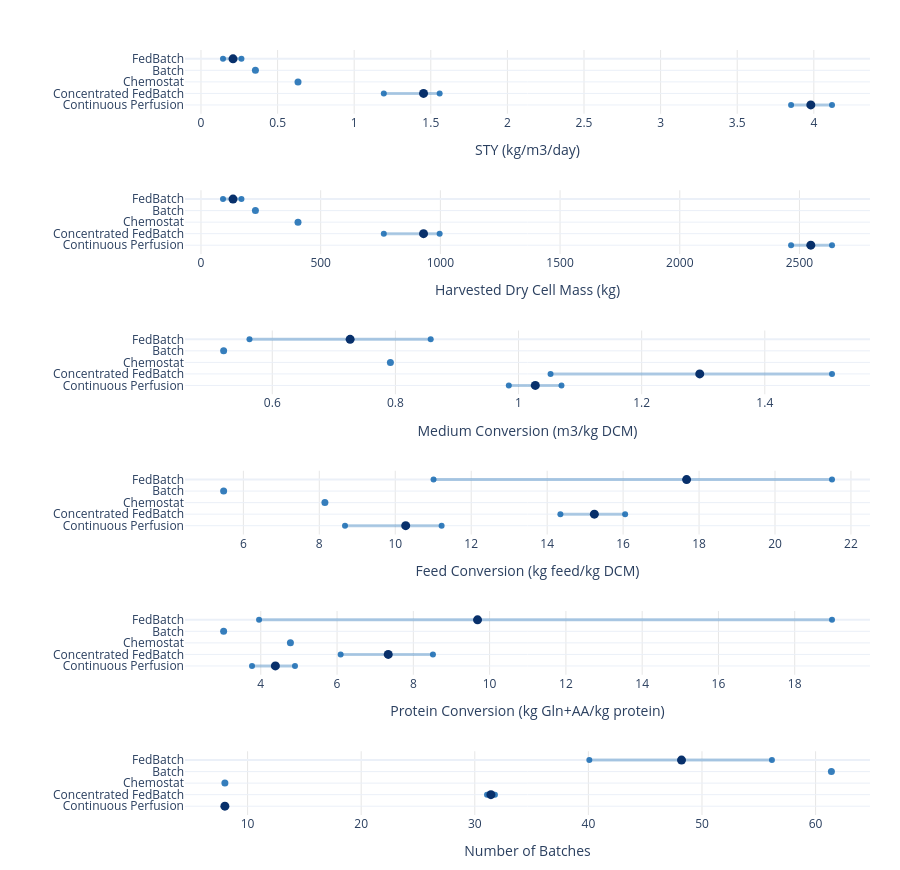

Notebook code for this chart:
### Markdown cell above
## 5. Mode-Level Aggregated Figures

### 5.1 KPI ranges and means by operating mode

This lollipop/range overview uses the aggregated `campaign_summary_table`; it is distinct from the run-level heatmap above.

### Code cell
# Faceted lollipop overview of aggregated KPI ranges and means by operating mode
# Uses campaign_summary_table rather than individual run rows.
import numpy as np
import plotly.graph_objects as go
from plotly.subplots import make_subplots

if "campaign_summary_table" not in globals():
    raise ValueError("Run the campaign summary-table cell first.")

if "mode_order" not in globals() or not mode_order:
    raise ValueError("Run the shared plotting data initialization cell first.")

plot_tbl = campaign_summary_table.copy()
if plot_tbl.empty:
    raise ValueError("campaign_summary_table is empty.")

# Optional campaign filter (kept for future multi-campaign files merged into one table)
CAMPAIGN_FILTER = [CAMPAIGN_LABEL]
if CAMPAIGN_FILTER:
    plot_tbl = plot_tbl[plot_tbl["campaign"].isin(CAMPAIGN_FILTER)].copy()

kpi_order = [k for k in MAIN_KPIS if k in plot_tbl["kpi"].unique()]
if not kpi_order:
    raise ValueError("No matching KPI rows found in campaign_summary_table.")

# Reuse the mode ordering determined in the shared plotting initialization cell
mode_group_order = []
for m in mode_order:
    cm = canonical_mode(m)
    if cm not in mode_group_order:
        mode_group_order.append(cm)
mode_group_order = [m for m in mode_group_order if m in plot_tbl["mode_group"].astype(str).unique()]
mode_to_y = {m: i for i, m in enumerate(mode_group_order)}

# Single hue for ranges and endpoints; darker markers show mode means.
BASE_COLOR = "rgba(33, 113, 181, 0.90)"
RANGE_COLOR = "rgba(33, 113, 181, 0.35)"
MEAN_COLOR = "rgba(8, 48, 107, 1.00)"

fig = make_subplots(
    rows=len(kpi_order),
    cols=1,
    shared_xaxes=False,
    shared_yaxes=False,
    vertical_spacing=0.1,
    #subplot_titles=[KPI_LABELS_MAIN.get(k, k) for k in kpi_order],
)

for row_idx, kpi in enumerate(kpi_order, start=1):
    sub = plot_tbl[plot_tbl["kpi"] == kpi].copy()
    sub["y"] = sub["mode_group"].astype(str).map(mode_to_y)

    # Multi-run ranges
    multi = sub[sub["n_runs"] > 1]
    for _, r in multi.iterrows():
        fig.add_trace(
            go.Scatter(
                x=[r["min_value"], r["max_value"]],
                y=[r["y"], r["y"]],
                mode="lines",
                line=dict(width=3, color=RANGE_COLOR),
                hovertemplate=(
                    f"<b>{r['campaign']}</b><br>"
                    + f"Mode: {r['mode_group']}<br>"
                    + "Range: %{x:.4g}<extra></extra>"
                ),
                showlegend=False,
            ),
            row=row_idx,
            col=1,
        )

    # Endpoints for multi-run ranges
    if not multi.empty:
        fig.add_trace(
            go.Scatter(
                x=np.r_[multi["min_value"].values, multi["max_value"].values],
                y=np.r_[multi["y"].values, multi["y"].values],
                mode="markers",
                marker=dict(size=6, color=BASE_COLOR),
                hovertemplate="Value: %{x:.4g}<extra></extra>",
                showlegend=False,
            ),
            row=row_idx,
            col=1,
        )

    # Mean marker for multi-run modes
    if not multi.empty:
        fig.add_trace(
            go.Scatter(
                x=multi["mean_value"],
                y=multi["y"],
                mode="markers",
                marker=dict(size=9, color=MEAN_COLOR),
                hovertemplate=("<b>%{text}</b><br>Mean: %{x:.4g}<extra></extra>"),
                text=multi["mode_group"].astype(str),
                showlegend=False,
            ),
            row=row_idx,
            col=1,
        )

    # Single-run modes: one dot only
    single = sub[sub["n_runs"] == 1]
    if not single.empty:
        fig.add_trace(
            go.Scatter(
                x=single["mean_value"],
                y=single["y"],
                mode="markers",
                marker=dict(size=7, color=BASE_COLOR),
                hovertemplate=("<b>%{text}</b><br>Value: %{x:.4g}<extra></extra>"),
                text=single["mode_group"].astype(str),
                showlegend=False,
            ),
            row=row_idx,
            col=1,
        )

    fig.update_yaxes(
        tickmode="array",
        tickvals=list(mode_to_y.values()),
        ticktext=list(mode_to_y.keys()),
        autorange="reversed",
        row=row_idx,
        col=1,
    )

    # Per-subplot x-axis title (remove shared/global title approach)
    fig.update_xaxes(
        title_text=KPI_LABELS_MAIN.get(kpi, kpi),
        showgrid=True,
        gridcolor="rgba(0,0,0,0.10)",
        zeroline=False,
        row=row_idx,
        col=1,
    )

fig.update_layout(
    template="plotly_white",
    width=900,
    height=max(500, 145 * len(kpi_order)),
    showlegend=False,
    margin=dict(l=185, r=30, t=50, b=55),
)

fig.show()

### Figure 1 — Plotly figure (JSON) as saved in the notebook; plotly's stock layout.template omitted (floating-point values rounded to 4 significant figures)
{"data": [{"hovertemplate": "<b>Campaign_3</b><br>Mode: FedBatch<br>Range: %{x:.4g}<extra></extra>", "line": {"color": "rgba(33, 113, 181, 0.35)", "width": 3}, "mode": "lines", "showlegend": false, "type": "scatter", "x": [0.1437, 0.2641], "xaxis": "x", "y": [0, 0], "yaxis": "y"}, {"hovertemplate": "<b>Campaign_3</b><br>Mode: Concentrated FedBatch<br>Range: %{x:.4g}<extra></extra>", "line": {"color": "rgba(33, 113, 181, 0.35)", "width": 3}, "mode": "lines", "showlegend": false, "type": "scatter", "x": [1.193, 1.558], "xaxis": "x", "y": [3, 3], "yaxis": "y"}, {"hovertemplate": "<b>Campaign_3</b><br>Mode: Continuous Perfusion<br>Range: %{x:.4g}<extra></extra>", "line": {"color": "rgba(33, 113, 181, 0.35)", "width": 3}, "mode": "lines", "showlegend": false, "type": "scatter", "x": [3.852, 4.119], "xaxis": "x", "y": [4, 4], "yaxis": "y"}, {"hovertemplate": "Value: %{x:.4g}<extra></extra>", "marker": {"color": "rgba(33, 113, 181, 0.90)", "size": 6}, "mode": "markers", "showlegend": false, "type": "scatter", "x": [0.1437, 1.193, 3.852, 0.2641, 1.558, 4.119], "xaxis": "x", "y": [0, 3, 4, 0, 3, 4], "yaxis": "y"}, {"hovertemplate": "<b>%{text}</b><br>Mean: %{x:.4g}<extra></extra>", "marker": {"color": "rgba(8, 48, 107, 1.00)", "size": 9}, "mode": "markers", "showlegend": false, "text": ["FedBatch", "Concentrated FedBatch", "Continuous Perfusion"], "type": "scatter", "x": [0.2091, 1.453, 3.98], "xaxis": "x", "y": [0, 3, 4], "yaxis": "y"}, {"hovertemplate": "<b>%{text}</b><br>Value: %{x:.4g}<extra></extra>", "marker": {"color": "rgba(33, 113, 181, 0.90)", "size": 7}, "mode": "markers", "showlegend": false, "text": ["Batch", "Chemostat"], "type": "scatter", "x": [0.3553, 0.6333], "xaxis": "x", "y": [1, 2], "yaxis": "y"}, {"hovertemplate": "<b>Campaign_3</b><br>Mode: FedBatch<br>Range: %{x:.4g}<extra></extra>", "line": {"color": "rgba(33, 113, 181, 0.35)", "width": 3}, "mode": "lines", "showlegend": false, "type": "scatter", "x": [91.98, 169.0], "xaxis": "x2", "y": [0, 0], "yaxis": "y2"}, {"hovertemplate": "<b>Campaign_3</b><br>Mode: Concentrated FedBatch<br>Range: %{x:.4g}<extra></extra>", "line": {"color": "rgba(33, 113, 181, 0.35)", "width": 3}, "mode": "lines", "showlegend": false, "type": "scatter", "x": [763.7, 997.0], "xaxis": "x2", "y": [3, 3], "yaxis": "y2"}, {"hovertemplate": "<b>Campaign_3</b><br>Mode: Continuous Perfusion<br>Range: %{x:.4g}<extra></extra>", "line": {"color": "rgba(33, 113, 181, 0.35)", "width": 3}, "mode": "lines", "showlegend": false, "type": "scatter", "x": [2465.0, 2636.0], "xaxis": "x2", "y": [4, 4], "yaxis": "y2"}, {"hovertemplate": "Value: %{x:.4g}<extra></extra>", "marker": {"color": "rgba(33, 113, 181, 0.90)", "size": 6}, "mode": "markers", "showlegend": false, "type": "scatter", "x": [91.98, 763.7, 2465.0, 169.0, 997.0, 2636.0], "xaxis": "x2", "y": [0, 3, 4, 0, 3, 4], "yaxis": "y2"}, {"hovertemplate": "<b>%{text}</b><br>Mean: %{x:.4g}<extra></extra>", "marker": {"color": "rgba(8, 48, 107, 1.00)", "size": 9}, "mode": "markers", "showlegend": false, "text": ["FedBatch", "Concentrated FedBatch", "Continuous Perfusion"], "type": "scatter", "x": [133.8, 929.7, 2547.0], "xaxis": "x2", "y": [0, 3, 4], "yaxis": "y2"}, {"hovertemplate": "<b>%{text}</b><br>Value: %{x:.4g}<extra></extra>", "marker": {"color": "rgba(33, 113, 181, 0.90)", "size": 7}, "mode": "markers", "showlegend": false, "text": ["Batch", "Chemostat"], "type": "scatter", "x": [227.4, 405.3], "xaxis": "x2", "y": [1, 2], "yaxis": "y2"}, {"hovertemplate": "<b>Campaign_3</b><br>Mode: FedBatch<br>Range: %{x:.4g}<extra></extra>", "line": {"color": "rgba(33, 113, 181, 0.35)", "width": 3}, "mode": "lines", "showlegend": false, "type": "scatter", "x": [0.563, 0.8573], "xaxis": "x3", "y": [0, 0], "yaxis": "y3"}, {"hovertemplate": "<b>Campaign_3</b><br>Mode: Concentrated FedBatch<br>Range: %{x:.4g}<extra></extra>", "line": {"color": "rgba(33, 113, 181, 0.35)", "width": 3}, "mode": "lines", "showlegend": false, "type": "scatter", "x": [1.052, 1.509], "xaxis": "x3", "y": [3, 3], "yaxis": "y3"}, {"hovertemplate": "<b>Campaign_3</b><br>Mode: Continuous Perfusion<br>Range: %{x:.4g}<extra></extra>", "line": {"color": "rgba(33, 113, 181, 0.35)", "width": 3}, "mode": "lines", "showlegend": false, "type": "scatter", "x": [0.9842, 1.07], "xaxis": "x3", "y": [4, 4], "yaxis": "y3"}, {"hovertemplate": "Value: %{x:.4g}<extra></extra>", "marker": {"color": "rgba(33, 113, 181, 0.90)", "size": 6}, "mode": "markers", "showlegend": false, "type": "scatter", "x": [0.563, 1.052, 0.9842, 0.8573, 1.509, 1.07], "xaxis": "x3", "y": [0, 3, 4, 0, 3, 4], "yaxis": "y3"}, {"hovertemplate": "<b>%{text}</b><br>Mean: %{x:.4g}<extra></extra>", "marker": {"color": "rgba(8, 48, 107, 1.00)", "size": 9}, "mode": "markers", "showlegend": false, "text": ["FedBatch", "Concentrated FedBatch", "Continuous Perfusion"], "type": "scatter", "x": [0.7265, 1.294, 1.027], "xaxis": "x3", "y": [0, 3, 4], "yaxis": "y3"}, {"hovertemplate": "<b>%{text}</b><br>Value: %{x:.4g}<extra></extra>", "marker": {"color": "rgba(33, 113, 181, 0.90)", "size": 7}, "mode": "markers", "showlegend": false, "text": ["Batch", "Chemostat"], "type": "scatter", "x": [0.521, 0.7918], "xaxis": "x3", "y": [1, 2], "yaxis": "y3"}, {"hovertemplate": "<b>Campaign_3</b><br>Mode: FedBatch<br>Range: %{x:.4g}<extra></extra>", "line": {"color": "rgba(33, 113, 181, 0.35)", "width": 3}, "mode": "lines", "showlegend": false, "type": "scatter", "x": [11.01, 21.5], "xaxis": "x4", "y": [0, 0], "yaxis": "y4"}, {"hovertemplate": "<b>Campaign_3</b><br>Mode: Concentrated FedBatch<br>Range: %{x:.4g}<extra></extra>", "line": {"color": "rgba(33, 113, 181, 0.35)", "width": 3}, "mode": "lines", "showlegend": false, "type": "scatter", "x": [14.35, 16.05], "xaxis": "x4", "y": [3, 3], "yaxis": "y4"}, {"hovertemplate": "<b>Campaign_3</b><br>Mode: Continuous Perfusion<br>Range: %{x:.4g}<extra></extra>", "line": {"color": "rgba(33, 113, 181, 0.35)", "width": 3}, "mode": "lines", "showlegend": false, "type": "scatter", "x": [8.677, 11.22], "xaxis": "x4", "y": [4, 4], "yaxis": "y4"}, {"hovertemplate": "Value: %{x:.4g}<extra></extra>", "marker": {"color": "rgba(33, 113, 181, 0.90)", "size": 6}, "mode": "markers", "showlegend": false, "type": "scatter", "x": [11.01, 14.35, 8.677, 21.5, 16.05, 11.22], "xaxis": "x4", "y": [0, 3, 4, 0, 3, 4], "yaxis": "y4"}, {"hovertemplate": "<b>%{text}</b><br>Mean: %{x:.4g}<extra></extra>", "marker": {"color": "rgba(8, 48, 107, 1.00)", "size": 9}, "mode": "markers", "showlegend": false, "text": ["FedBatch", "Concentrated FedBatch", "Continuous Perfusion"], "type": "scatter", "x": [17.67, 15.24, 10.27], "xaxis": "x4", "y": [0, 3, 4], "yaxis": "y4"}, {"hovertemplate": "<b>%{text}</b><br>Value: %{x:.4g}<extra></extra>", "marker": {"color": "rgba(33, 113, 181, 0.90)", "size": 7}, "mode": "markers", "showlegend": false, "text": ["Batch", "Chemostat"], "type": "scatter", "x": [5.48, 8.147], "xaxis": "x4", "y": [1, 2], "yaxis": "y4"}, {"hovertemplate": "<b>Campaign_3</b><br>Mode: FedBatch<br>Range: %{x:.4g}<extra></extra>", "line": {"color": "rgba(33, 113, 181, 0.35)", "width": 3}, "mode": "lines", "showlegend": false, "type": "scatter", "x": [3.955, 18.98], "xaxis": "x5", "y": [0, 0], "yaxis": "y5"}, {"hovertemplate": "<b>Campaign_3</b><br>Mode: Concentrated FedBatch<br>Range: %{x:.4g}<extra></extra>", "line": {"color": "rgba(33, 113, 181, 0.35)", "width": 3}, "mode": "lines", "showlegend": false, "type": "scatter", "x": [6.094, 8.514], "xaxis": "x5", "y": [3, 3], "yaxis": "y5"}, {"hovertemplate": "<b>Campaign_3</b><br>Mode: Continuous Perfusion<br>Range: %{x:.4g}<extra></extra>", "line": {"color": "rgba(33, 113, 181, 0.35)", "width": 3}, "mode": "lines", "showlegend": false, "type": "scatter", "x": [3.77, 4.897], "xaxis": "x5", "y": [4, 4], "yaxis": "y5"}, {"hovertemplate": "Value: %{x:.4g}<extra></extra>", "marker": {"color": "rgba(33, 113, 181, 0.90)", "size": 6}, "mode": "markers", "showlegend": false, "type": "scatter", "x": [3.955, 6.094, 3.77, 18.98, 8.514, 4.897], "xaxis": "x5", "y": [0, 3, 4, 0, 3, 4], "yaxis": "y5"}, {"hovertemplate": "<b>%{text}</b><br>Mean: %{x:.4g}<extra></extra>", "marker": {"color": "rgba(8, 48, 107, 1.00)", "size": 9}, "mode": "markers", "showlegend": false, "text": ["FedBatch", "Concentrated FedBatch", "Continuous Perfusion"], "type": "scatter", "x": [9.683, 7.342, 4.383], "xaxis": "x5", "y": [0, 3, 4], "yaxis": "y5"}, {"hovertemplate": "<b>%{text}</b><br>Value: %{x:.4g}<extra></extra>", "marker": {"color": "rgba(33, 113, 181, 0.90)", "size": 7}, "mode": "markers", "showlegend": false, "text": ["Batch", "Chemostat"], "type": "scatter", "x": [3.026, 4.777], "xaxis": "x5", "y": [1, 2], "yaxis": "y5"}, {"hovertemplate": "<b>Campaign_3</b><br>Mode: FedBatch<br>Range: %{x:.4g}<extra></extra>", "line": {"color": "rgba(33, 113, 181, 0.35)", "width": 3}, "mode": "lines", "showlegend": false, "type": "scatter", "x": [40.08, 56.16], "xaxis": "x6", "y": [0, 0], "yaxis": "y6"}, {"hovertemplate": "<b>Campaign_3</b><br>Mode: Concentrated FedBatch<br>Range: %{x:.4g}<extra></extra>", "line": {"color": "rgba(33, 113, 181, 0.35)", "width": 3}, "mode": "lines", "showlegend": false, "type": "scatter", "x": [31.08, 31.77], "xaxis": "x6", "y": [3, 3], "yaxis": "y6"}, {"hovertemplate": "<b>Campaign_3</b><br>Mode: Continuous Perfusion<br>Range: %{x:.4g}<extra></extra>", "line": {"color": "rgba(33, 113, 181, 0.35)", "width": 3}, "mode": "lines", "showlegend": false, "type": "scatter", "x": [8, 8], "xaxis": "x6", "y": [4, 4], "yaxis": "y6"}, {"hovertemplate": "Value: %{x:.4g}<extra></extra>", "marker": {"color": "rgba(33, 113, 181, 0.90)", "size": 6}, "mode": "markers", "showlegend": false, "type": "scatter", "x": [40.08, 31.08, 8.0, 56.16, 31.77, 8.0], "xaxis": "x6", "y": [0, 3, 4, 0, 3, 4], "yaxis": "y6"}, {"hovertemplate": "<b>%{text}</b><br>Mean: %{x:.4g}<extra></extra>", "marker": {"color": "rgba(8, 48, 107, 1.00)", "size": 9}, "mode": "markers", "showlegend": false, "text": ["FedBatch", "Concentrated FedBatch", "Continuous Perfusion"], "type": "scatter", "x": [48.2, 31.42, 8.0], "xaxis": "x6", "y": [0, 3, 4], "yaxis": "y6"}, {"hovertemplate": "<b>%{text}</b><br>Value: %{x:.4g}<extra></extra>", "marker": {"color": "rgba(33, 113, 181, 0.90)", "size": 7}, "mode": "markers", "showlegend": false, "text": ["Batch", "Chemostat"], "type": "scatter", "x": [61.39, 8.0], "xaxis": "x6", "y": [1, 2], "yaxis": "y6"}], "layout": {"height": 870, "margin": {"b": 55, "l": 185, "r": 30, "t": 50}, "showlegend": false, "width": 900, "xaxis": {"anchor": "y", "domain": [0, 1], "gridcolor": "rgba(0,0,0,0.10)", "showgrid": true, "title": {"text": "STY (kg/m3/day)"}, "zeroline": false}, "xaxis2": {"anchor": "y2", "domain": [0, 1], "gridcolor": "rgba(0,0,0,0.10)", "showgrid": true, "title": {"text": "Harvested Dry Cell Mass (kg)"}, "zeroline": false}, "xaxis3": {"anchor": "y3", "domain": [0, 1], "gridcolor": "rgba(0,0,0,0.10)", "showgrid": true, "title": {"text": "Medium Conversion (m3/kg DCM)"}, "zeroline": false}, "xaxis4": {"anchor": "y4", "domain": [0, 1], "gridcolor": "rgba(0,0,0,0.10)", "showgrid": true, "title": {"text": "Feed Conversion (kg feed/kg DCM)"}, "zeroline": false}, "xaxis5": {"anchor": "y5", "domain": [0, 1], "gridcolor": "rgba(0,0,0,0.10)", "showgrid": true, "title": {"text": "Protein Conversion (kg Gln+AA/kg protein)"}, "zeroline": false}, "xaxis6": {"anchor": "y6", "domain": [0, 1], "gridcolor": "rgba(0,0,0,0.10)", "showgrid": true, "title": {"text": "Number of Batches"}, "zeroline": false}, "yaxis": {"anchor": "x", "autorange": "reversed", "domain": [0.9167, 1], "tickmode": "array", "ticktext": ["FedBatch", "Batch", "Chemostat", "Concentrated FedBatch", "Continuous Perfusion"], "tickvals": [0, 1, 2, 3, 4]}, "yaxis2": {"anchor": "x2", "autorange": "reversed", "domain": [0.7333, 0.8167], "tickmode": "array", "ticktext": ["FedBatch", "Batch", "Chemostat", "Concentrated FedBatch", "Continuous Perfusion"], "tickvals": [0, 1, 2, 3, 4]}, "yaxis3": {"anchor": "x3", "autorange": "reversed", "domain": [0.55, 0.6333], "tickmode": "array", "ticktext": ["FedBatch", "Batch", "Chemostat", "Concentrated FedBatch", "Continuous Perfusion"], "tickvals": [0, 1, 2, 3, 4]}, "yaxis4": {"anchor": "x4", "autorange": "reversed", "domain": [0.3667, 0.45], "tickmode": "array", "ticktext": ["FedBatch", "Batch", "Chemostat", "Concentrated FedBatch", "Continuous Perfusion"], "tickvals": [0, 1, 2, 3, 4]}, "yaxis5": {"anchor": "x5", "autorange": "reversed", "domain": [0.1833, 0.2667], "tickmode": "array", "ticktext": ["FedBatch", "Batch", "Chemostat", "Concentrated FedBatch", "Continuous Perfusion"], "tickvals": [0, 1, 2, 3, 4]}, "yaxis6": {"anchor": "x6", "autorange": "reversed", "domain": [0, 0.08333], "tickmode": "array", "ticktext": ["FedBatch", "Batch", "Chemostat", "Concentrated FedBatch", "Continuous Perfusion"], "tickvals": [0, 1, 2, 3, 4]}}}
